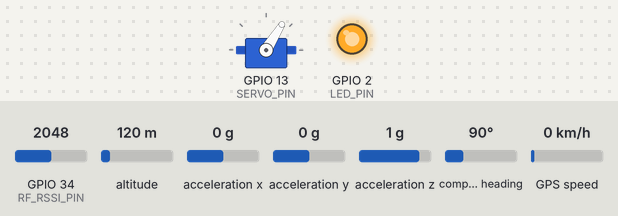
Bench run of a sketch on a simulated ESP32. On the bench: servo, output pins drawn as LEDs (lit = HIGH). Wiring (inferred from the names in the program): ADXL345 accelerometer at I2C address 0x53. The inputs (shaded band) are chosen by the test bench; at power-on: altitude 120 m, compass heading 90°, GPS speed 0 km/h, GPIO 34 (RF_RSSI_PIN) = 2048, acceleration x 0 g, acceleration y 0 g, acceleration z 1 g (analog values on the 0–4095 scale). The GPS gets a fix after 3 s at 37.7749, -122.4194 with 8 satellites; what the sketch prints to the serial monitor is not drawn.

Above: at 1.7 s.
1.8 s: altitude set to 20 m
At 3.55 s:
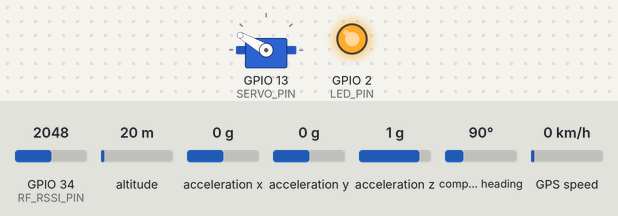
5.3 s: compass heading set to 7°
At 5.52 s:
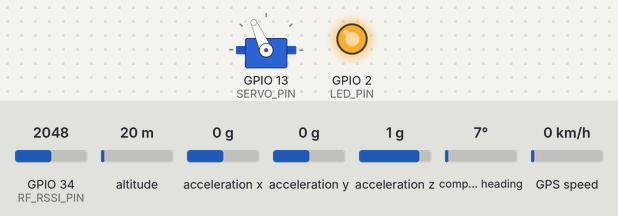
8.8 s: GPS speed set to 60 km/h
At 9.57 s:
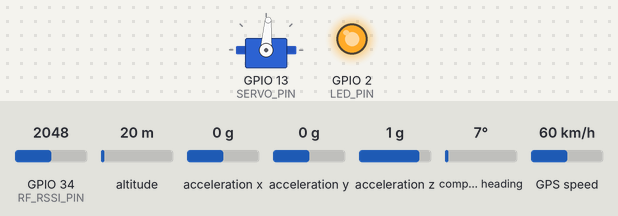
Timing chart, 0 to 18.3 s (numbered marks = the images above; inputs shaded):
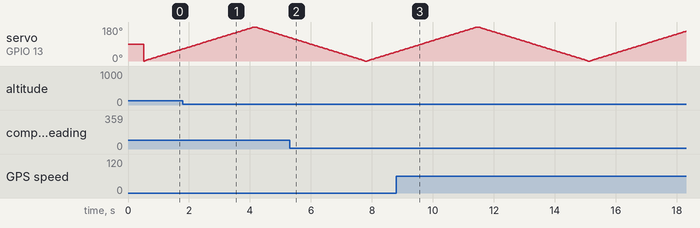

The sketch:

weather_radar.ino
```cpp
#include <WiFi.h>
#include <WebServer.h>
#include <ESP32Servo.h>
#include <Wire.h>
#include <TinyGPS++.h>
#include "html.h"

const char *AP_SSID = "WxRadar";
const char *AP_PASSWORD = "wx1234567";

#define LED_PIN 2
#define SERVO_PIN 13
#define RF_RSSI_PIN 34
#define IMU_SDA 21
#define IMU_SCL 22
#define GPS_RX 16
#define GPS_TX 17

#define SWEEP_MIN_DEG 0
#define SWEEP_MAX_DEG 180
#define SWEEP_STEP 2
#define DWELL_MS 40

#define ADC_MIN 200
#define ADC_MAX 3800
#define DBZ_MIN 0.0f
#define DBZ_MAX 75.0f

#define SAMPLES_PER_STEP 8

#define ADXL345_ADDR 0x53
#define POWER_CTL 0x2D
#define DATA_FORMAT 0x31
#define DATAX0 0x32

WebServer server(80);
Servo antennaServo;

int sweepAngle = SWEEP_MIN_DEG;
bool sweepForward = true;
float reflectivity[181];

TinyGPSPlus gps;
float pitchDeg = 0.0f;
float rollDeg = 0.0f;
float gpsLat = 0.0f;
float gpsLon = 0.0f;
float gpsAltFt = 0.0f;
float gpsSpeedKt = 0.0f;
float gpsCourse = 0.0f;

unsigned long lastSweepMs = 0;

void imuInit()
{
    Wire.begin(IMU_SDA, IMU_SCL);
    Wire.beginTransmission(ADXL345_ADDR);
    Wire.write(POWER_CTL);
    Wire.write(0x08);
    Wire.endTransmission();
    Wire.beginTransmission(ADXL345_ADDR);
    Wire.write(DATA_FORMAT);
    Wire.write(0x01);
    Wire.endTransmission();
}

void imuRead()
{
    Wire.beginTransmission(ADXL345_ADDR);
    Wire.write(DATAX0);
    Wire.endTransmission(false);
    Wire.requestFrom(ADXL345_ADDR, 6, true);
    if (Wire.available() < 6)
        return;
    int16_t ax = (Wire.read() | (Wire.read() << 8));
    int16_t ay = (Wire.read() | (Wire.read() << 8));
    int16_t az = (Wire.read() | (Wire.read() << 8));

    float gx = ax * 0.0087f;
    float gy = ay * 0.0087f;
    float gz = az * 0.0087f;

    pitchDeg = atan2f(-gx, sqrtf(gy * gy + gz * gz)) * 57.2958f;
    rollDeg = atan2f(gy, gz) * 57.2958f;
}

float measureReflectivity()
{
    long sum = 0;
    for (int i = 0; i < SAMPLES_PER_STEP; i++)
    {
        sum += analogRead(RF_RSSI_PIN);
        delayMicroseconds(200);
    }
    float avg = (float)sum / SAMPLES_PER_STEP;
    avg = constrain(avg, ADC_MIN, ADC_MAX);

    float dbz = DBZ_MIN + (avg - ADC_MIN) / (float)(ADC_MAX - ADC_MIN) * (DBZ_MAX - DBZ_MIN);

    float correctionFactor = cosf(pitchDeg * 0.01745f) * cosf(rollDeg * 0.01745f);
    correctionFactor = max(correctionFactor, 0.1f);
    return dbz * correctionFactor;
}

void sweepStep()
{
    unsigned long now = millis();
    if (now - lastSweepMs < DWELL_MS)
        return;
    lastSweepMs = now;

    antennaServo.write(sweepAngle);
    delayMicroseconds(500);

    imuRead();
    float dbz = measureReflectivity();

    if (dbz < 0.0f)
        dbz = 0.0f;
    reflectivity[sweepAngle] = dbz;

    if (sweepForward)
    {
        sweepAngle += SWEEP_STEP;
        if (sweepAngle > SWEEP_MAX_DEG)
        {
            sweepAngle = SWEEP_MAX_DEG;
            sweepForward = false;
        }
    }
    else
    {
        sweepAngle -= SWEEP_STEP;
        if (sweepAngle < SWEEP_MIN_DEG)
        {
            sweepAngle = SWEEP_MIN_DEG;
            sweepForward = true;
        }
    }

    while (Serial2.available())
        gps.encode(Serial2.read());

    if (gps.location.isValid())
    {
        gpsLat = gps.location.lat();
        gpsLon = gps.location.lng();
        gpsAltFt = gps.altitude.feet();
        gpsSpeedKt = gps.speed.knots();
        gpsCourse = gps.course.deg();
    }
}

void handleRoot()
{
    server.send(200, "text/html", html_page);
}

void handleRadarData()
{
    String json = "{";
    json += "\"angle\":" + String(sweepAngle) + ",";
    json += "\"pitch\":" + String(pitchDeg, 1) + ",";
    json += "\"roll\":" + String(rollDeg, 1) + ",";
    json += "\"lat\":" + String(gpsLat, 5) + ",";
    json += "\"lon\":" + String(gpsLon, 5) + ",";
    json += "\"alt\":" + String(gpsAltFt, 0) + ",";
    json += "\"spd\":" + String(gpsSpeedKt, 1) + ",";
    json += "\"hdg\":" + String(gpsCourse, 1) + ",";
    json += "\"sweep\":[";
    for (int i = 0; i <= 180; i++)
    {
        json += String(reflectivity[i], 1);
        if (i < 180)
            json += ",";
    }
    json += "]}";
    server.send(200, "application/json", json);
}

void setup()
{
    Serial.begin(115200);
    Serial2.begin(9600, SERIAL_8N1, GPS_RX, GPS_TX);

    pinMode(LED_PIN, OUTPUT);
    digitalWrite(LED_PIN, LOW);

    antennaServo.attach(SERVO_PIN);
    antennaServo.write(90);
    delay(500);

    imuInit();

    analogReadResolution(12);
    analogSetAttenuation(ADC_11db);

    for (int i = 0; i <= 180; i++)
        reflectivity[i] = 0.0f;

    WiFi.mode(WIFI_AP);
    WiFi.softAP(AP_SSID, AP_PASSWORD);
    Serial.print("AP IP: ");
    Serial.println(WiFi.softAPIP());

    server.on("/", handleRoot);
    server.on("/radardata", handleRadarData);
    server.begin();

    digitalWrite(LED_PIN, HIGH);
    Serial.println("WxRadar ready.");
}

void loop()
{
    server.handleClient();
    sweepStep();
}
```

html.h
```cpp
const char html_page[] PROGMEM = R"HTML(
<!DOCTYPE html>
<html lang="en">
<head>
<meta charset="UTF-8">
<meta name="viewport" content="width=device-width, initial-scale=1.0">
<title>WxRadar</title>
<style>
  * { box-sizing: border-box; margin: 0; padding: 0; }
  body {
    background: #0a0a0f;
    color: #e0ffe0;
    font-family: 'Courier New', monospace;
    display: flex;
    flex-direction: column;
    align-items: center;
    min-height: 100vh;
    padding: 8px;
  }
  h1 {
    font-size: 1.1rem;
    letter-spacing: 0.2em;
    color: #62f51f;
    margin-bottom: 6px;
  }
  #canvas-wrap { position: relative; }
  canvas { display: block; border: 1px solid #1a3a1a; border-radius: 4px; }
  #hud {
    display: flex;
    gap: 18px;
    margin-top: 8px;
    font-size: 0.78rem;
    color: #88ee88;
  }
  .hud-val { color: #ffffff; font-weight: bold; }
  #legend {
    display: flex;
    gap: 4px;
    margin-top: 6px;
    align-items: center;
    font-size: 0.7rem;
    color: #88ee88;
  }
  .leg-swatch {
    width: 18px; height: 12px;
    display: inline-block;
    border-radius: 2px;
  }
  #status { margin-top: 4px; font-size: 0.65rem; color: #446644; }
</style>
</head>
<body>
<h1>&#9992; WX RADAR</h1>

<div id="canvas-wrap">
  <canvas id="radar" width="640" height="360"></canvas>
</div>

<div id="hud">
  <span>HDG <span class="hud-val" id="hHdg">---</span>&deg;</span>
  <span>ALT <span class="hud-val" id="hAlt">---</span> ft</span>
  <span>SPD <span class="hud-val" id="hSpd">---</span> kt</span>
  <span>PITCH <span class="hud-val" id="hPitch">---</span>&deg;</span>
  <span>ROLL <span class="hud-val" id="hRoll">---</span>&deg;</span>
  <span>LAT <span class="hud-val" id="hLat">---</span></span>
  <span>LON <span class="hud-val" id="hLon">---</span></span>
</div>

<div id="legend">
  <span>dBZ:</span>
  <span class="leg-swatch" style="background:#00ecec"></span><span>&lt;20</span>
  <span class="leg-swatch" style="background:#00a000"></span><span>20</span>
  <span class="leg-swatch" style="background:#00d000"></span><span>25</span>
  <span class="leg-swatch" style="background:#ffff00"></span><span>30</span>
  <span class="leg-swatch" style="background:#e7c000"></span><span>35</span>
  <span class="leg-swatch" style="background:#ff9000"></span><span>40</span>
  <span class="leg-swatch" style="background:#ff0000"></span><span>45</span>
  <span class="leg-swatch" style="background:#d40000"></span><span>50</span>
  <span class="leg-swatch" style="background:#ff00ff"></span><span>55</span>
  <span class="leg-swatch" style="background:#9955ff"></span><span>&ge;60</span>
</div>

<div id="status">Connecting…</div>

<script>

const DBZ_LEVELS = [
  {min:  0, max: 20, color: '#00ecec'},
  {min: 20, max: 25, color: '#00a000'},
  {min: 25, max: 30, color: '#00d000'},
  {min: 30, max: 35, color: '#ffff00'},
  {min: 35, max: 40, color: '#e7c000'},
  {min: 40, max: 45, color: '#ff9000'},
  {min: 45, max: 50, color: '#ff0000'},
  {min: 50, max: 55, color: '#d40000'},
  {min: 55, max: 60, color: '#ff00ff'},
  {min: 60, max: 999,color: '#9955ff'},
];

function dbzToColor(dbz) {
  if (dbz <= 0) return null;
  for (const lvl of DBZ_LEVELS) {
    if (dbz >= lvl.min && dbz < lvl.max) return lvl.color;
  }
  return '#9955ff';
}

const canvas  = document.getElementById('radar');
const ctx     = canvas.getContext('2d');
const W       = canvas.width;
const H       = canvas.height;
const CX      = W / 2;
const CY      = H - 20;
const R_MAX   = H - 30;

let sweep     = new Array(181).fill(0);
let scanAngle = 0;

function drawBackground() {
  ctx.clearRect(0, 0, W, H);
  ctx.fillStyle = '#000a00';
  ctx.fillRect(0, 0, W, H);
}

function drawGrid() {
  ctx.save();
  ctx.strokeStyle  = '#1a4a1a';
  ctx.lineWidth    = 1;
  ctx.setLineDash([4, 4]);

  const rings = [0.25, 0.50, 0.75, 1.0];
  rings.forEach(r => {
    const pr = r * R_MAX;
    ctx.beginPath();
    ctx.arc(CX, CY, pr, Math.PI, 2 * Math.PI);
    ctx.stroke();

    ctx.fillStyle = '#2a7a2a';
    ctx.font = '10px Courier New';
    ctx.fillText((r * 100).toFixed(0) + ' NM', CX + pr + 3, CY - 4);
  });

  ctx.setLineDash([3, 6]);
  for (let deg = 0; deg <= 180; deg += 30) {
    const rad = deg * Math.PI / 180;
    ctx.beginPath();
    ctx.moveTo(CX, CY);
    ctx.lineTo(CX + R_MAX * Math.cos(Math.PI - rad),
               CY - R_MAX * Math.sin(Math.PI - rad));
    ctx.stroke();

    if (deg > 0 && deg < 180) {
      const lx = CX + (R_MAX + 12) * Math.cos(Math.PI - rad);
      const ly = CY - (R_MAX + 12) * Math.sin(Math.PI - rad);
      ctx.fillStyle = '#2a7a2a';
      ctx.font = '10px Courier New';
      ctx.textAlign = 'center';
      ctx.fillText(deg + '°', lx, ly);
    }
  }

  ctx.setLineDash([]);
  ctx.strokeStyle = '#2a6a2a';
  ctx.lineWidth   = 1.5;
  ctx.beginPath();
  ctx.moveTo(CX - R_MAX, CY);
  ctx.lineTo(CX + R_MAX, CY);
  ctx.stroke();

  ctx.restore();
}

function drawReturnWedge(angleDeg, dbz) {
  const color = dbzToColor(dbz);
  if (!color) return;

  const r = (dbz / 75.0) * R_MAX;
  const halfStep = 1.1 * Math.PI / 180;
  const a = (180 - angleDeg) * Math.PI / 180;

  ctx.save();
  ctx.fillStyle   = color;
  ctx.globalAlpha = 0.85;
  ctx.beginPath();
  ctx.moveTo(CX, CY);
  ctx.arc(CX, CY, r, a - halfStep, a + halfStep);
  ctx.closePath();
  ctx.fill();
  ctx.restore();
}

function drawSweepLine(angleDeg) {
  const a = (180 - angleDeg) * Math.PI / 180;
  ctx.save();
  ctx.strokeStyle = 'rgba(98, 245, 31, 0.9)';
  ctx.lineWidth   = 2;
  ctx.shadowColor = '#62f51f';
  ctx.shadowBlur  = 8;
  ctx.beginPath();
  ctx.moveTo(CX, CY);
  ctx.lineTo(CX + R_MAX * Math.cos(a), CY - R_MAX * Math.sin(a));
  ctx.stroke();
  ctx.restore();
}

function drawAircraftSymbol(pitch, roll) {
  ctx.save();
  ctx.translate(CX, CY - 16);
  ctx.rotate(roll * Math.PI / 180);
  ctx.strokeStyle = '#ffffff';
  ctx.lineWidth   = 2;

  ctx.beginPath();
  ctx.moveTo(-20, 0); ctx.lineTo(20, 0);
  ctx.moveTo(0, 0);   ctx.lineTo(0, -10);
  ctx.moveTo(-8, 6);  ctx.lineTo(8, 6);
  ctx.stroke();
  ctx.restore();
}

function render(data) {
  drawBackground();
  drawGrid();

  for (let deg = 0; deg <= 180; deg++) {
    if (sweep[deg] > 0) drawReturnWedge(deg, sweep[deg]);
  }

  drawSweepLine(scanAngle);
  drawAircraftSymbol(
    parseFloat(data.pitch || 0),
    parseFloat(data.roll  || 0)
  );

  ctx.fillStyle = 'rgba(0, 10, 0, 0.04)';
  ctx.fillRect(0, 0, W, H - 20);
}

function updateHUD(data) {
  const set = (id, val) => { document.getElementById(id).textContent = val; };
  set('hHdg',   isFinite(data.hdg)   ? parseFloat(data.hdg).toFixed(0)   : '---');
  set('hAlt',   isFinite(data.alt)   ? parseFloat(data.alt).toFixed(0)   : '---');
  set('hSpd',   isFinite(data.spd)   ? parseFloat(data.spd).toFixed(1)   : '---');
  set('hPitch', isFinite(data.pitch) ? parseFloat(data.pitch).toFixed(1) : '---');
  set('hRoll',  isFinite(data.roll)  ? parseFloat(data.roll).toFixed(1)  : '---');
  set('hLat',   data.lat !== 0       ? parseFloat(data.lat).toFixed(4)   : '---');
  set('hLon',   data.lon !== 0       ? parseFloat(data.lon).toFixed(4)   : '---');
}

let fetchActive = false;

function fetchRadarData() {
  if (fetchActive) return;
  fetchActive = true;
  fetch('/radardata')
    .then(r => r.json())
    .then(data => {

      if (Array.isArray(data.sweep)) {
        data.sweep.forEach((dbz, i) => { if (i <= 180) sweep[i] = dbz; });
      }
      scanAngle = parseInt(data.angle) || 0;
      render(data);
      updateHUD(data);
      document.getElementById('status').textContent =
        'LIVE — ' + new Date().toLocaleTimeString();
    })
    .catch(() => {
      document.getElementById('status').textContent = 'No signal — retrying…';
    })
    .finally(() => { fetchActive = false; });
}

setInterval(fetchRadarData, 50);
fetchRadarData();
</script>
</body>
</html>
)HTML";
```
